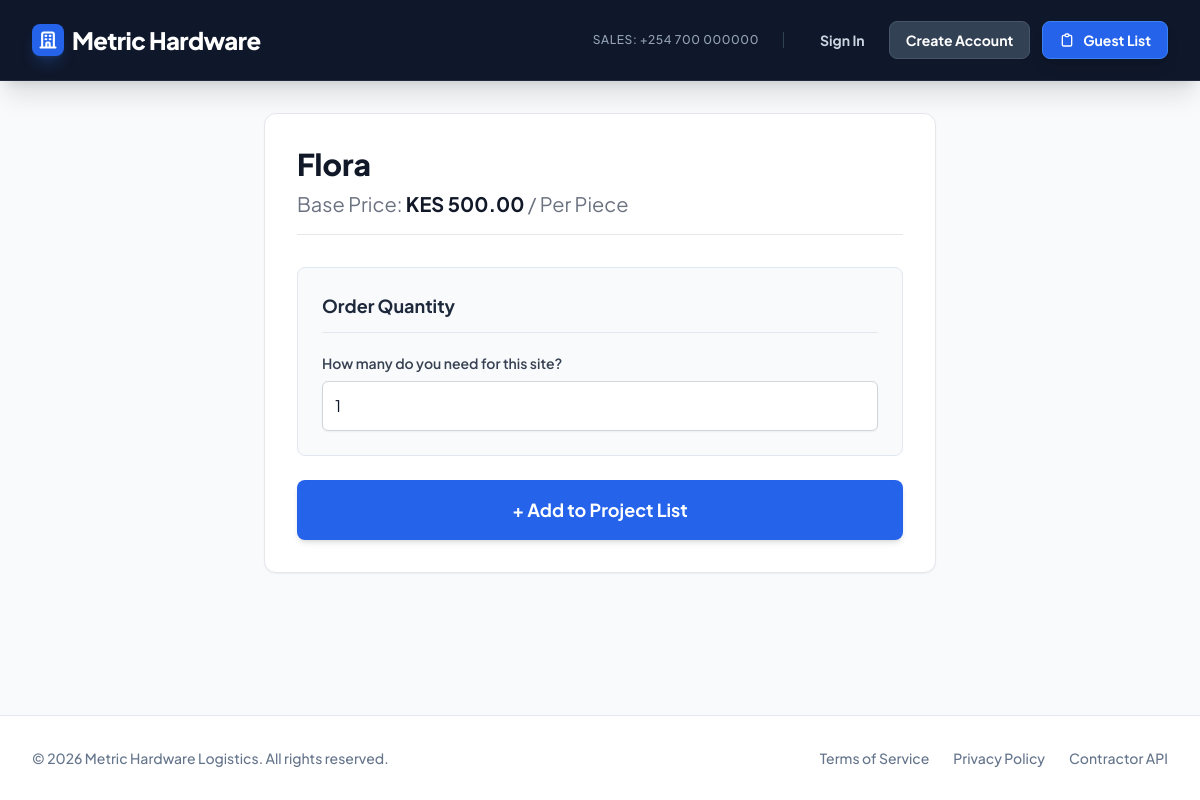
The page /product/flora/ on the database its author committed.
### store/models.py (models this page shows, shortened)
class Product(models.Model):
    UNIT_CHOICES = [
        ('piece', 'Per Piece'),
        ('sqm', 'Per Square Meter'),
        ('meter', 'Per Meter'),
    ]
    category = models.ForeignKey(Category, related_name='products', on_delete=models.CASCADE)
    name = models.CharField(max_length=200)
    slug = models.SlugField(unique=True, blank=True)
    description = models.TextField(blank=True)
    image = models.ImageField(upload_to='products/', blank=True, null=True, help_text="Upload a professional product photo")
    base_price = models.DecimalField(max_digits=10, decimal_places=2, help_text="Price in KES")
    unit_of_measure = models.CharField(max_length=10, choices=UNIT_CHOICES, default='piece')
    requires_custom_dimensions = models.BooleanField(default=False, help_text="True for Glass & Boards cut to size")
    stock = models.PositiveIntegerField(default=0)
    is_active = models.BooleanField(default=True)
    created_at = models.DateTimeField(auto_now_add=True)

### store/views.py (the view, shortened to what this page needs)
# urls.py: path('product/<slug:slug>/', views.product_detail, name='product_detail'),
def product_detail(request, slug):
    product = get_object_or_404(Product, slug=slug, is_active=True)
    cart = ProjectCart(request)
    return render(request, 'store/product_detail.html', {'product': product})

### templates/store/product_detail.html (shortened to what this page needs)
{% extends 'base.html' %}
{% block content %}
<div class="max-w-2xl mx-auto bg-white p-8 border border-gray-200 rounded-xl shadow-sm">
    <h1 class="text-3xl font-extrabold text-gray-900 mb-2">{{ product.name }}</h1>
    <p class="text-xl text-gray-500 mb-8 pb-4 border-b">Base Price: <span class="font-bold text-gray-900">KES <span id="basePrice">{{ product.base_price }}</span></span> / {{ product.get_unit_of_measure_display }}</p>
    <form method="POST" class="space-y-6">
        <div class="bg-slate-50 p-6 rounded-lg border border-slate-200">
            {% if product.requires_custom_dimensions %}
                <h3 class="text-lg font-bold text-slate-800 border-b border-slate-200 pb-3 mb-5">Glass Dimensions</h3>
                <div class="grid grid-cols-2 gap-4">
                    <div>
                        <label class="block text-sm font-semibold text-gray-700">Width (mm)</label>
                        <input type="number" id="glassWidth" name="width_mm" required class="mt-2 block w-full border border-gray-300 rounded-md p-3 shadow-sm focus:border-blue-500 focus:ring-1 focus:ring-blue-500">
                    </div>
                    <div>
                        <label class="block text-sm font-semibold text-gray-700">Height (mm)</label>
                        <input type="number" id="glassHeight" name="height_mm" required class="mt-2 block w-full border border-gray-300 rounded-md p-3 shadow-sm focus:border-blue-500 focus:ring-1 focus:ring-blue-500">
                    </div>
                </div>
                <div class="mt-6 p-5 bg-slate-900 text-white rounded-lg shadow-inner">
                    <p class="text-sm text-slate-400 font-medium tracking-wide uppercase mb-1">Handling Fee: KES 500</p>
                    <p class="text-2xl font-extrabold">Total: KES <span id="displayTotal">0.00</span></p>
                    <input type="hidden" name="calculated_total" id="hiddenTotal" value="0">
                </div>
            {% else %}
                <h3 class="text-lg font-bold text-slate-800 border-b border-slate-200 pb-3 mb-5">Order Quantity</h3>
                <div>
                    <label class="block text-sm font-semibold text-gray-700">How many do you need for this site?</label>
                    <input type="number" name="quantity" min="1" value="1" required class="mt-2 block w-full border border-gray-300 rounded-md p-3 shadow-sm focus:border-blue-500 focus:ring-1 focus:ring-blue-500">
                </div>
            {% endif %}
        </div>
        <button type="submit" class="w-full bg-blue-600 hover:bg-blue-700 text-white font-bold py-4 px-4 rounded-lg text-lg shadow-md transition-all transform hover:-translate-y-0.5">
            + Add to Project List
        </button>
    </form>
</div>
{% endblock %}

### rows shown on the page
Product: name "Flora", base_price "500.00", unit_of_measure "Per Piece"
